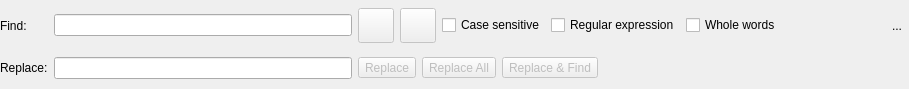
<?xml version="1.0" encoding="UTF-8"?>
<ui version="4.0">
 <class>FindReplaceWidget</class>
 <widget class="QWidget" name="FindReplaceWidget">
  <property name="geometry">
   <rect>
    <x>0</x>
    <y>0</y>
    <width>909</width>
    <height>89</height>
   </rect>
  </property>
  <property name="sizePolicy">
   <sizepolicy hsizetype="Preferred" vsizetype="Preferred">
    <horstretch>0</horstretch>
    <verstretch>0</verstretch>
   </sizepolicy>
  </property>
  <property name="windowTitle">
   <string>Form</string>
  </property>
  <layout class="QGridLayout" name="gridLayout">
   <property name="leftMargin">
    <number>0</number>
   </property>
   <property name="topMargin">
    <number>0</number>
   </property>
   <property name="rightMargin">
    <number>0</number>
   </property>
   <property name="bottomMargin">
    <number>0</number>
   </property>
   <item row="0" column="0">
    <widget class="QLabel" name="find_lbl">
     <property name="minimumSize">
      <size>
       <width>0</width>
       <height>0</height>
      </size>
     </property>
     <property name="text">
      <string>Find:</string>
     </property>
    </widget>
   </item>
   <item row="0" column="1">
    <widget class="QLineEdit" name="find_edt">
     <property name="clearButtonEnabled">
      <bool>true</bool>
     </property>
    </widget>
   </item>
   <item row="0" column="2">
    <layout class="QHBoxLayout" name="horizontalLayout">
     <item>
      <widget class="QToolButton" name="previous_tb">
       <property name="enabled">
        <bool>false</bool>
       </property>
       <property name="font">
        <font>
         <pointsize>8</pointsize>
        </font>
       </property>
       <property name="toolTip">
        <string>Find previous</string>
       </property>
       <property name="text">
        <string/>
       </property>
       <property name="icon">
        <iconset resource="../../res/resources.qrc">
         <normaloff>:/icons/icons/previous.png</normaloff>:/icons/icons/previous.png</iconset>
       </property>
       <property name="iconSize">
        <size>
         <width>28</width>
         <height>28</height>
        </size>
       </property>
       <property name="shortcut">
        <string>Shift+F3</string>
       </property>
       <property name="toolButtonStyle">
        <enum>Qt::ToolButtonIconOnly</enum>
       </property>
      </widget>
     </item>
     <item>
      <widget class="QToolButton" name="next_tb">
       <property name="enabled">
        <bool>false</bool>
       </property>
       <property name="font">
        <font>
         <pointsize>8</pointsize>
        </font>
       </property>
       <property name="toolTip">
        <string>Find next</string>
       </property>
       <property name="text">
        <string/>
       </property>
       <property name="icon">
        <iconset resource="../../res/resources.qrc">
         <normaloff>:/icons/icons/next.png</normaloff>:/icons/icons/next.png</iconset>
       </property>
       <property name="iconSize">
        <size>
         <width>28</width>
         <height>28</height>
        </size>
       </property>
       <property name="shortcut">
        <string>F3</string>
       </property>
       <property name="toolButtonStyle">
        <enum>Qt::ToolButtonIconOnly</enum>
       </property>
      </widget>
     </item>
     <item>
      <widget class="QCheckBox" name="case_sensitive_chk">
       <property name="sizePolicy">
        <sizepolicy hsizetype="Fixed" vsizetype="Fixed">
         <horstretch>0</horstretch>
         <verstretch>0</verstretch>
        </sizepolicy>
       </property>
       <property name="text">
        <string>Case sensitive</string>
       </property>
      </widget>
     </item>
     <item>
      <widget class="QCheckBox" name="regexp_chk">
       <property name="sizePolicy">
        <sizepolicy hsizetype="Fixed" vsizetype="Fixed">
         <horstretch>0</horstretch>
         <verstretch>0</verstretch>
        </sizepolicy>
       </property>
       <property name="text">
        <string>Regular expression</string>
       </property>
      </widget>
     </item>
     <item>
      <widget class="QCheckBox" name="all_words_chk">
       <property name="sizePolicy">
        <sizepolicy hsizetype="Fixed" vsizetype="Fixed">
         <horstretch>0</horstretch>
         <verstretch>0</verstretch>
        </sizepolicy>
       </property>
       <property name="text">
        <string>Whole words</string>
       </property>
      </widget>
     </item>
     <item>
      <spacer name="horizontalSpacer_2">
       <property name="orientation">
        <enum>Qt::Horizontal</enum>
       </property>
       <property name="sizeHint" stdset="0">
        <size>
         <width>98</width>
         <height>20</height>
        </size>
       </property>
      </spacer>
     </item>
     <item>
      <widget class="QToolButton" name="hide_tb">
       <property name="toolTip">
        <string>Hide this widget</string>
       </property>
       <property name="text">
        <string>...</string>
       </property>
       <property name="icon">
        <iconset resource="../../res/resources.qrc">
         <normaloff>:/icons/icons/close1.png</normaloff>:/icons/icons/close1.png</iconset>
       </property>
       <property name="iconSize">
        <size>
         <width>25</width>
         <height>25</height>
        </size>
       </property>
       <property name="autoRaise">
        <bool>true</bool>
       </property>
      </widget>
     </item>
    </layout>
   </item>
   <item row="1" column="0">
    <widget class="QLabel" name="replace_lbl">
     <property name="minimumSize">
      <size>
       <width>0</width>
       <height>0</height>
      </size>
     </property>
     <property name="text">
      <string>Replace:</string>
     </property>
    </widget>
   </item>
   <item row="1" column="1">
    <widget class="QLineEdit" name="replace_edt">
     <property name="clearButtonEnabled">
      <bool>true</bool>
     </property>
    </widget>
   </item>
   <item row="1" column="2">
    <widget class="QWidget" name="replace_btns_parent" native="true">
     <property name="minimumSize">
      <size>
       <width>0</width>
       <height>0</height>
      </size>
     </property>
     <layout class="QHBoxLayout" name="horizontalLayout_3">
      <property name="leftMargin">
       <number>0</number>
      </property>
      <property name="topMargin">
       <number>0</number>
      </property>
      <property name="rightMargin">
       <number>0</number>
      </property>
      <property name="bottomMargin">
       <number>0</number>
      </property>
      <item>
       <layout class="QHBoxLayout" name="horizontalLayout_2">
        <item>
         <widget class="QToolButton" name="replace_tb">
          <property name="enabled">
           <bool>false</bool>
          </property>
          <property name="toolTip">
           <string>Replace one occurrence</string>
          </property>
          <property name="text">
           <string>Replace</string>
          </property>
          <property name="iconSize">
           <size>
            <width>20</width>
            <height>20</height>
           </size>
          </property>
          <property name="toolButtonStyle">
           <enum>Qt::ToolButtonTextBesideIcon</enum>
          </property>
         </widget>
        </item>
        <item>
         <widget class="QToolButton" name="replace_all_tb">
          <property name="enabled">
           <bool>false</bool>
          </property>
          <property name="toolTip">
           <string>Replace all occurrences</string>
          </property>
          <property name="text">
           <string>Replace All</string>
          </property>
          <property name="iconSize">
           <size>
            <width>20</width>
            <height>20</height>
           </size>
          </property>
          <property name="toolButtonStyle">
           <enum>Qt::ToolButtonTextBesideIcon</enum>
          </property>
         </widget>
        </item>
        <item>
         <widget class="QToolButton" name="replace_find_tb">
          <property name="enabled">
           <bool>false</bool>
          </property>
          <property name="toolTip">
           <string>Replace the selection and find the next one</string>
          </property>
          <property name="text">
           <string>Replace &amp;&amp; Find</string>
          </property>
          <property name="iconSize">
           <size>
            <width>20</width>
            <height>20</height>
           </size>
          </property>
          <property name="toolButtonStyle">
           <enum>Qt::ToolButtonTextBesideIcon</enum>
          </property>
         </widget>
        </item>
        <item>
         <spacer name="horizontalSpacer">
          <property name="orientation">
           <enum>Qt::Horizontal</enum>
          </property>
          <property name="sizeHint" stdset="0">
           <size>
            <width>40</width>
            <height>20</height>
           </size>
          </property>
         </spacer>
        </item>
       </layout>
      </item>
     </layout>
    </widget>
   </item>
  </layout>
 </widget>
 <tabstops>
  <tabstop>previous_tb</tabstop>
  <tabstop>next_tb</tabstop>
  <tabstop>case_sensitive_chk</tabstop>
  <tabstop>regexp_chk</tabstop>
  <tabstop>replace_tb</tabstop>
  <tabstop>replace_all_tb</tabstop>
  <tabstop>replace_find_tb</tabstop>
 </tabstops>
 <resources>
  <include location="../../res/resources.qrc"/>
  <include location="../../res/resources.qrc"/>
 </resources>
 <connections/>
</ui>
